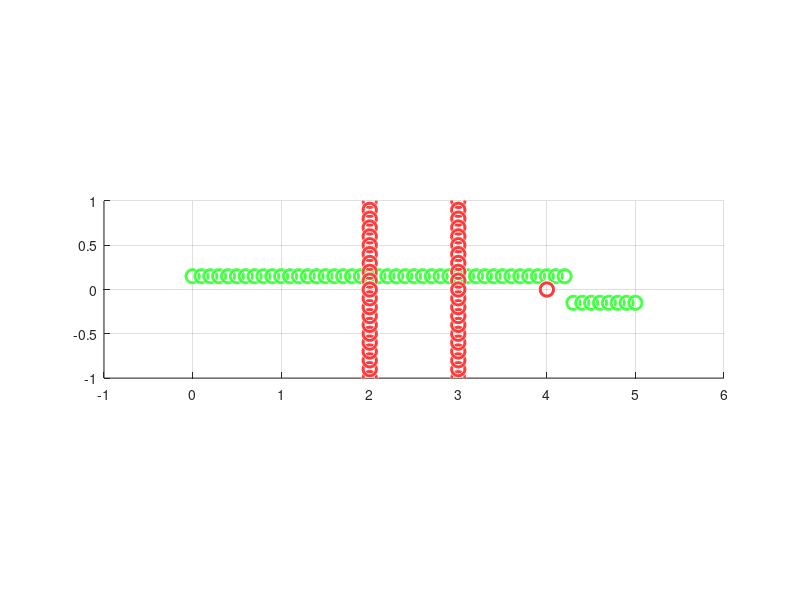

Write the MATLAB code that produced this figure.
clc
clear
close all

%% Environment data
pStart= [0 0];      % Rabot Coordinate = [x-axis y-axis]
pGoal = [5 0];      % Target Coordinate = [x-axis y-axis]
tspan = 0:0.01:5;   % time duration
vRob  = 0.1;        % Robot velocity along x-axis

%% Obstacle data
obs(1).position=[2 -1]; % Moving obstacle
obs(2).position=[3 1];  % Moving obstacle
obs(3).position=[4 0];  % Stationary obstacle

obs(1).velocity=[0 0.1];
obs(2).velocity=[0 0.1];
obs(3).velocity=[0 0];

obsRad=0.15/2;
robRad=0.15/2;
FinalObsRad=obsRad + robRad;

%% Current positions initiiation
for i=1:3
    obs(i).current=obs(i).position;
end
robot.current=pStart;

%% obstacle 1&2 motion matrix
%obs1.....................................................................
robot.distance(1)=sqrt((pStart(1)-pGoal(1))^2+(pStart(2)-pGoal(2))^2);
A(1,1,1)=obs(1).current(1);   % x_position
A(1,2,1)=obs(1).current(2);   % y_position
A(1,3,1)=0;                   % Time

for k=2:(2/0.1)+1
   obs(1).current(1)=obs(1).current(1);
   obs(1).current(2)=obs(1).current(2)+0.1;
   A(k,1,1)=obs(1).current(1);    % x position
   A(k,2,1)=obs(1).current(2);    % y position
   A(k,3,1)=A(k-1,3)+0.1;         % time
end
n=k;
for k=n+1:n+(2/0.1)
   obs(1).current(1)=obs(1).current(1);
   obs(1).current(2)=obs(1).current(2)-0.1;
   A(k,1,1)=obs(1).current(1);    % x position
   A(k,2,1)=obs(1).current(2);    % y position
   A(k,3,1)=A(k-1,3)+0.1;         % time
end
n=k;
for k=n+1:n+(2/0.1)
   obs(1).current(1)=obs(1).current(1);
   obs(1).current(2)=obs(1).current(2)+0.1;
   A(k,1,1)=obs(1).current(1);    % x position
   A(k,2,1)=obs(1).current(2);    % y position
   A(k,3,1)=A(k-1,3)+0.1;         % time
end
%obs2.........................................................................
A(1,1,2)=obs(2).current(1);   % x_position
A(1,2,2)=obs(2).current(2);   % y_position
A(1,3,2)=0;                   % Time

for k=2:(2/0.1)+1
   obs(2).current(1)=obs(2).current(1);
   obs(2).current(2)=obs(2).current(2)-0.1;
   A(k,1,2)=obs(2).current(1);    % x position
   A(k,2,2)=obs(2).current(2);    % y position
   A(k,3,2)=A(k-1,3)+0.1;         % time
end
n=k;
for k=n+1:n+(2/0.1)
   obs(2).current(1)=obs(2).current(1);
   obs(2).current(2)=obs(2).current(2)+0.1;
   A(k,1,2)=obs(2).current(1);    % x position
   A(k,2,2)=obs(2).current(2);    % y position
   A(k,3,2)=A(k-1,3)+0.1;         % time
end
n=k;
for k=n+1:n+(2/0.1)
   obs(2).current(1)=obs(2).current(1);
   obs(2).current(2)=obs(2).current(2)-0.1;
   A(k,1,2)=obs(2).current(1);    % x position
   A(k,2,2)=obs(2).current(2);    % y position
   A(k,3,2)=A(k-1,3)+0.1;         % time
end
%robot.......................................................................
B(1,1)=robot.current(1);   % x_position
B(1,2)=robot.current(2);   % y_position
B(1,3)=0;                   % Time

for k=2:(5/0.1)+1
   robot.current(1)=robot.current(1)+0.1;
   robot.current(2)=robot.current(2);
   B(k,1)=robot.current(1);    % x position
   B(k,2)=robot.current(2);    % y position
   B(k,3)=B(k-1,3)+0.1;        % time
end
%% checking the collision

for i=1:length(B)
    if B(i,1)-A(i,1,1)<0.3 && B(i,2)-A(i,2,1)<0.3         % checking collision with obs 1
        B(i,1)=B(i,1);
        B(i,2)=B(i,2)+0.15;
    elseif B(i,1)-A(i,1,2)<0.3 && B(i,2)-A(i,2,2)<0.3     % checking collision with obs 2
        B(i,1)=B(i,1);
        B(i,2)=B(i,2)+0.15;
    elseif B(i,1)-obs(3).current(1)<0.3 && B(i,2)-obs(3).current(2)<0.3    % checking collision with obs 3
        B(i,1)=B(i,1);
        B(i,2)=B(i,2)+0.15;
    else
        B(i,1)=B(i,1);
        B(i,2)=B(i,2)-0.15;
    end
end
%% plot movement  
for i=1:length(B) 
    figure(1)
    xlim([-1 6])
    ylim([-1 1])
    grid on
    viscircles([A(i,1,1) A(i,2,1)],obsRad)
    axis equal
    hold on;
    viscircles([A(i,1,2) A(i,2,2)],obsRad)
    axis equal
    hold on;
    viscircles([obs(3).position(1) obs(3).position(2)],obsRad)
    hold on;
    viscircles([B(i,1) B(i,2)],robRad,'Color','g')
    hold on;
    hold off;
end
